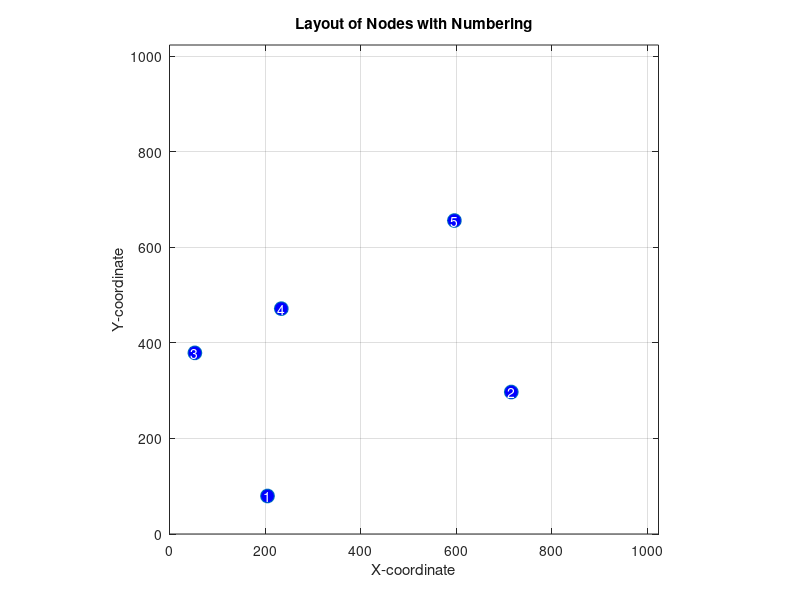

MATLAB code for this plot:
function hc
    layout_size = 1024;
    num_nodes = 5;
    layout = rand(num_nodes, 2) * layout_size;
    max_iterations = 1000;
    iteration = 0;    
    min_intersections = Inf;
    best_layout = layout;
    
    while iteration < max_iterations
        new_layout = best_layout;
        idx = randperm(num_nodes, 2);
        temp = new_layout(idx(1), :);
        new_layout(idx(1), :) = new_layout(idx(2), :);
        new_layout(idx(2), :) = temp;
        
        if is_layout_valid(new_layout)
            current_intersections = count_intersections(new_layout);
            if current_intersections < min_intersections
                min_intersections = current_intersections;
                best_layout = new_layout;
            end
        end
        
        iteration = iteration + 1;
    end
    
    plot_layout(best_layout);
    
end

function isValid = is_layout_valid(layout)
    numNodes = size(layout, 1);
    isValid = true;
    
    for i = 1:numNodes-1
        for j = i+1:numNodes
            if i ~= j && segments_intersect(layout(i, :), layout(i+1, :), layout(j, :), layout(j+1, :))
                isValid = false;
                return;
            end
        end
    end
end

function result = segments_intersect(p1, p2, q1, q2)
    result = false;
    
    o1 = orientation(p1, p2, q1);
    o2 = orientation(p1, p2, q2);
    o3 = orientation(q1, q2, p1);
    o4 = orientation(q1, q2, p2);
    
    if o1 ~= o2 && o3 ~= o4
        result = true;
    elseif o1 == 0 && on_segment(p1, q1, p2)
        result = true;
    elseif o2 == 0 && on_segment(p1, q2, p2)
        result = true;
    elseif o3 == 0 && on_segment(q1, p1, q2)
        result = true;
    elseif o4 == 0 && on_segment(q1, p2, q2)
        result = true;
    end
end

function o = orientation(p, q, r)
    val = (q(2) - p(2)) * (r(1) - q(1)) - (q(1) - p(1)) * (r(2) - q(2));
    if val == 0
        o = 0; % collinear
    elseif val > 0
        o = 1; % clockwise
    else
        o = 2; % counter-clockwise
    end
end

function isOn = on_segment(p, q, r)
    isOn = (min(p(1), r(1)) <= q(1) && q(1) <= max(p(1), r(1))) && ...
           (min(p(2), r(2)) <= q(2) && q(2) <= max(p(2), r(2)));
end

function plot_layout(layout)
    x = layout(:, 1);
    y = layout(:, 2);
    
    figure;
    plot(x, y, 'o', 'MarkerSize', 10, 'MarkerFaceColor', 'b');
    hold on;
    
    for i = 1:length(x)
        text(x(i), y(i), sprintf('%d', i), ...
            'HorizontalAlignment', 'center', ...
            'VerticalAlignment', 'middle', ...
            'Color', 'White');
    end
    
    axis([0 1024 0 1024]);
    axis square;
    
    xlabel('X-coordinate');
    ylabel('Y-coordinate');
    title('Layout of Nodes with Numbering');
    
    grid on;
    hold off;
end
